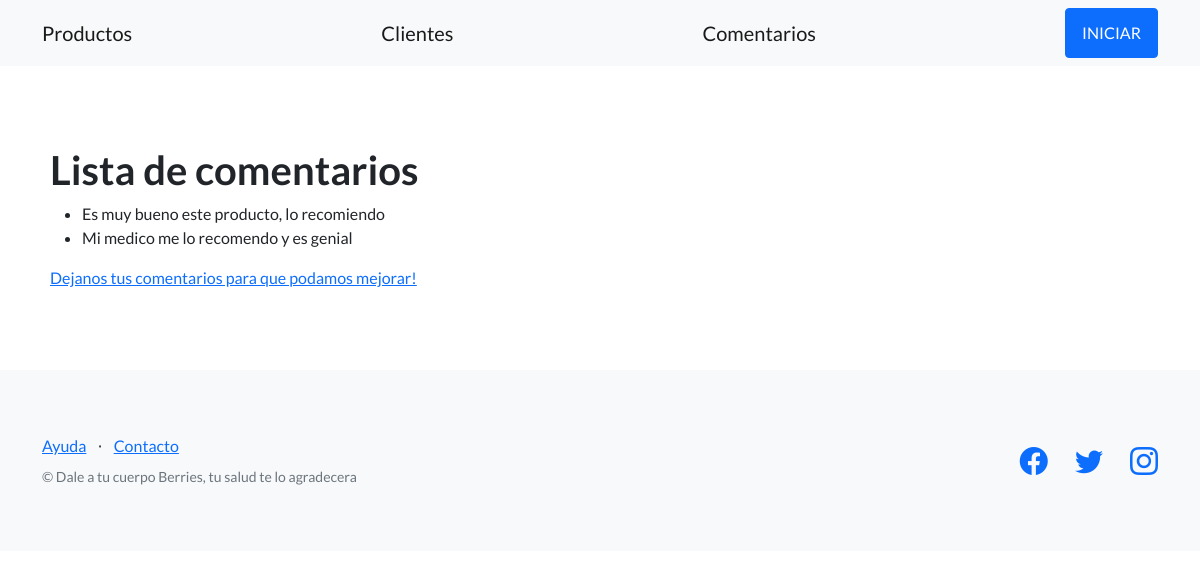
Before: /compras/comentarios/ with the older database file.
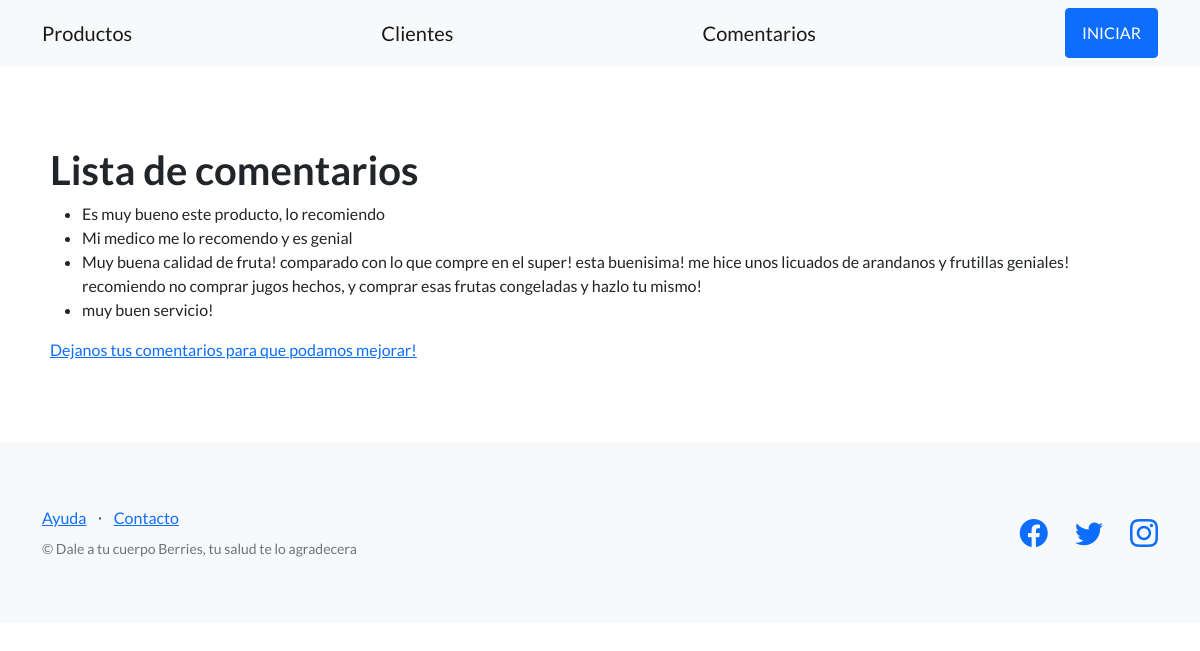
After: the same page with the newer database file.
### compras_1/models.py (models this page shows)
class Comentarios(models.Model):
    comments = models.TextField()
    def __str__(self):
        return f"{self.comments}"

### compras_1/views.py (the view)
# urls.py: path('comentarios/', listar_comentarios, name="listar_comentarios"),
def listar_comentarios (request):
    comentarios = {
        'comentarios': Comentarios.objects.all()
        }
    return render(
        request=request,
        template_name='compras_1/lista_comentarios.html',
        context=comentarios,
    )

### compras_1/templates/compras_1/lista_comentarios.html (shortened to what this page needs)
{% extends 'compras_1/base.html' %}
{% block contenido %}
    <h1>Lista de comentarios</h1>
    <ul>
      {% for comment in comentarios %}
      <li>{{comment}}</li>
      {% endfor %}
    </ul>
    <a href="{% url 'crear_comentario' %}">Dejanos tus comentarios para que podamos mejorar! </a>
{% endblock contenido %}

Changed rows visible on the page:
added Comentarios: comments "Muy buena calidad de fruta! comparado con lo que compre en el super! esta buenisima! me hice unos licuados de arandanos y frutillas geniales! recomiendo no comprar jugos hechos, y comprar esas frutas congeladas y hazlo tu mismo!"
added Comentarios: comments "muy buen servicio!"
